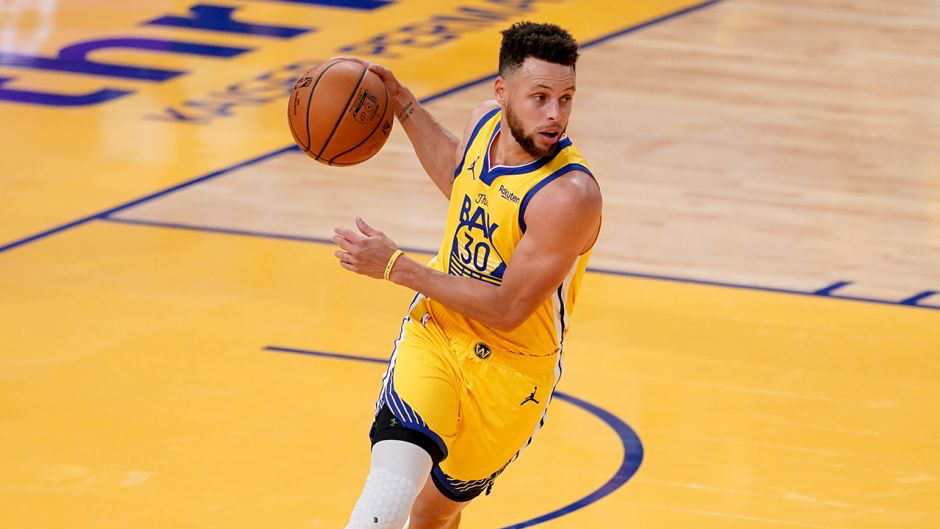
#> input picture Assignment2/3.bmp, 940 x 529 px
$ python cvcode.py
#> lines starting #> are read from the running program, lines starting #| are printed output that depends on the picture; after the words box and inside, x2 and y2 are one past the last pixel; in counts of white or black regions, pixels touching at a corner belong together
import cv2
img = cv2.imread('3.bmp', 0)
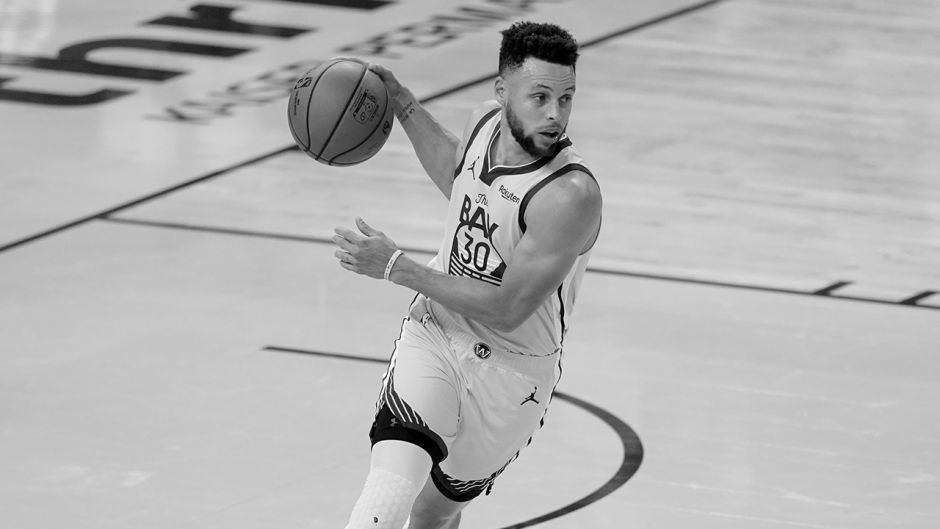
#> img: shape (529, 940); min 0, max 254, mean 179.1

cv2.imshow('original image',img)
# cv2.waitKey()

retval, dst = cv2.threshold(img, 0, 255, cv2.THRESH_OTSU)
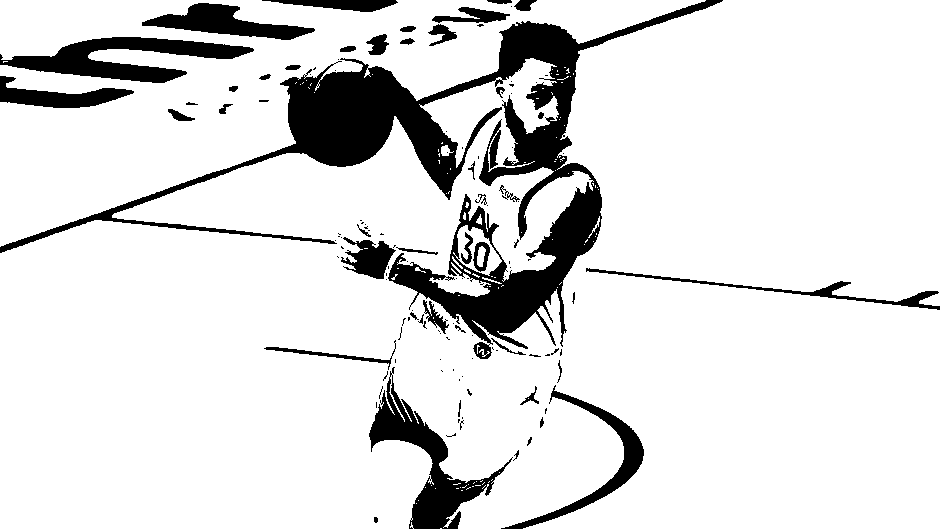
#> dst: shape (529, 940); 87.4% white; 124 black regions (78 under 20 px), largest, box (x1, y1, x2, y2) and area: (0, 0, 723, 359) 36611, (369, 367, 513, 529) 5447, (0, 37, 254, 83) 5169
#> retval = 140
print(retval)
#| 140.0
element = cv2.getStructuringElement(cv2.MORPH_RECT, (3, 3))
dst1 = cv2.dilate(dst, element, iterations=1)
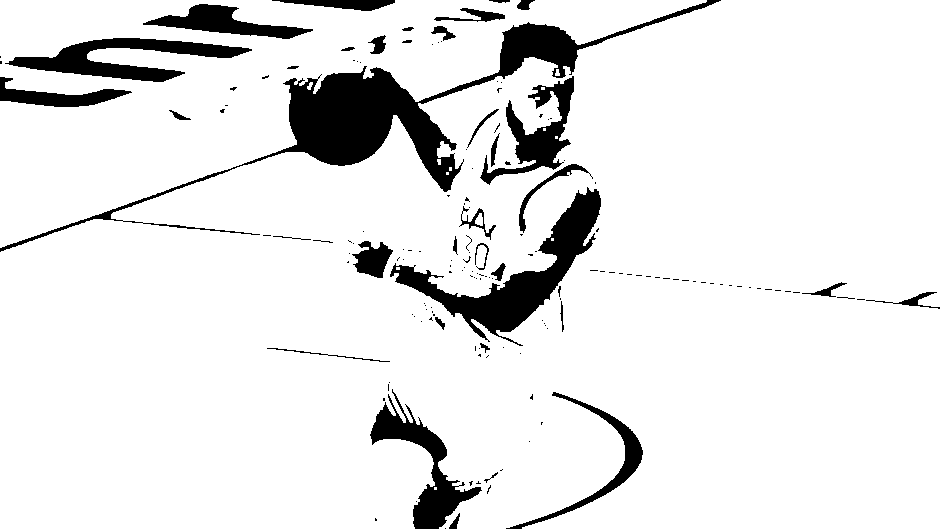
#> dst1: shape (529, 940); 90.7% white; 158 black regions (121 under 20 px), largest, box (x1, y1, x2, y2) and area: (0, 0, 721, 252) 16048, (390, 187, 601, 346) 7645, (5, 38, 252, 82) 4325
dst2 = cv2.erode(dst, element, iterations=1)
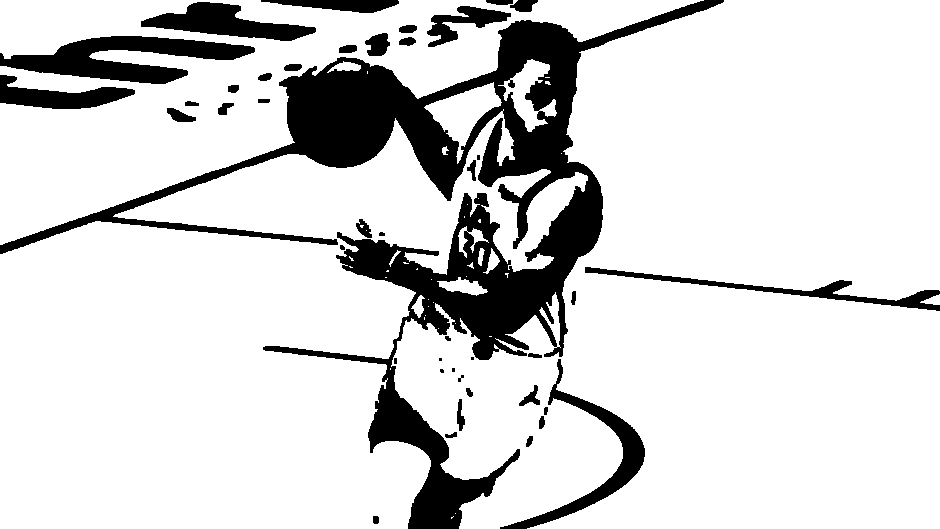
#> dst2: shape (529, 940); 84.1% white; 43 black regions (6 under 20 px), largest, box (x1, y1, x2, y2) and area: (0, 0, 724, 529) 56329, (0, 36, 255, 84) 6005, (500, 359, 645, 529) 3424
dst3 = cv2.dilate(dst2, element, iterations=1)
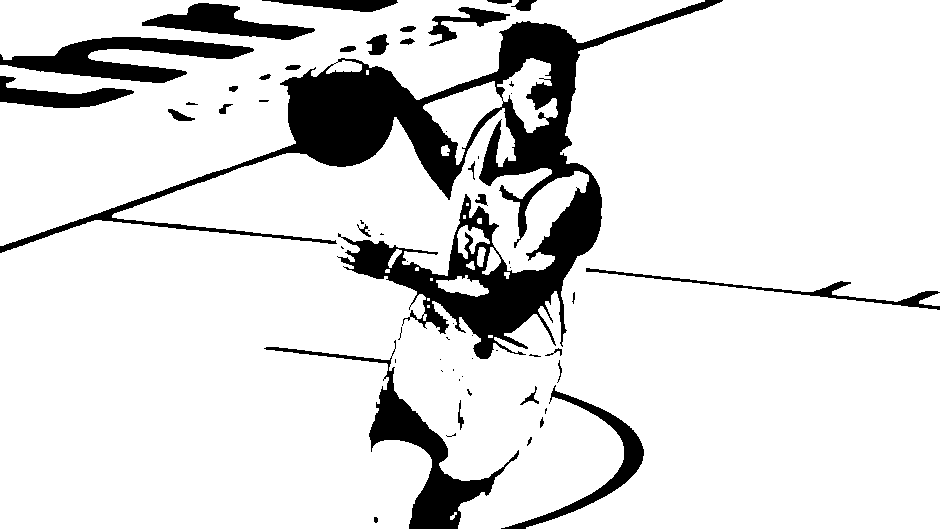
#> dst3: shape (529, 940); 86.9% white; 60 black regions (28 under 20 px), largest, box (x1, y1, x2, y2) and area: (0, 0, 723, 359) 40753, (264, 340, 519, 529) 6388, (0, 37, 254, 83) 5182
dst4 = cv2.erode(dst1, element, iterations=1)
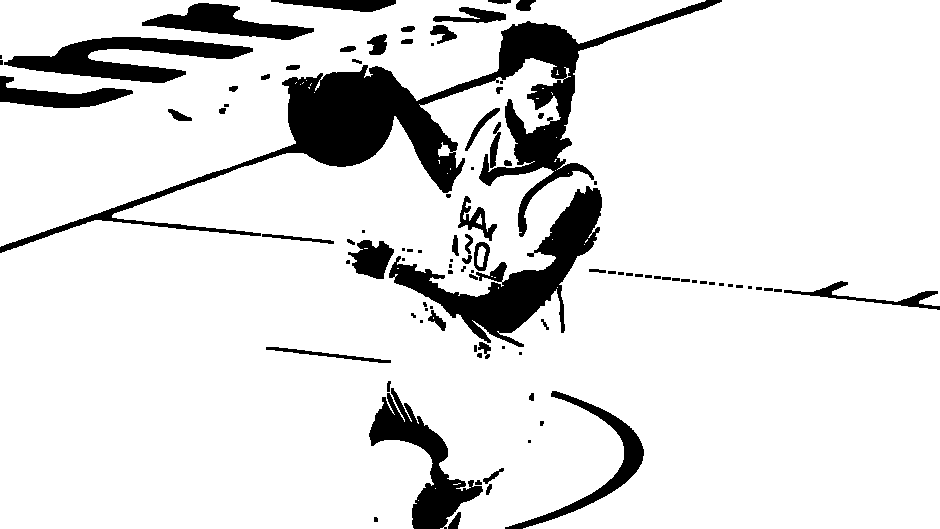
#> dst4: shape (529, 940); 88% white; 98 black regions (36 under 20 px), largest, box (x1, y1, x2, y2) and area: (0, 0, 722, 253) 24089, (389, 186, 602, 347) 9389, (4, 37, 253, 83) 5129
cv2.imwrite(r'./test_binary_py.bmp', dst)
cv2.imwrite(r'./test_dilation_py.bmp', dst1)
cv2.imwrite(r'./test_erosion_py.bmp', dst2)
cv2.imwrite(r'./test_opening_py.bmp', dst3)
cv2.imwrite(r'./test_closing_py.bmp', dst4)

$ run again, with Assignment2/4.bmp copied over Assignment2/3.bmp
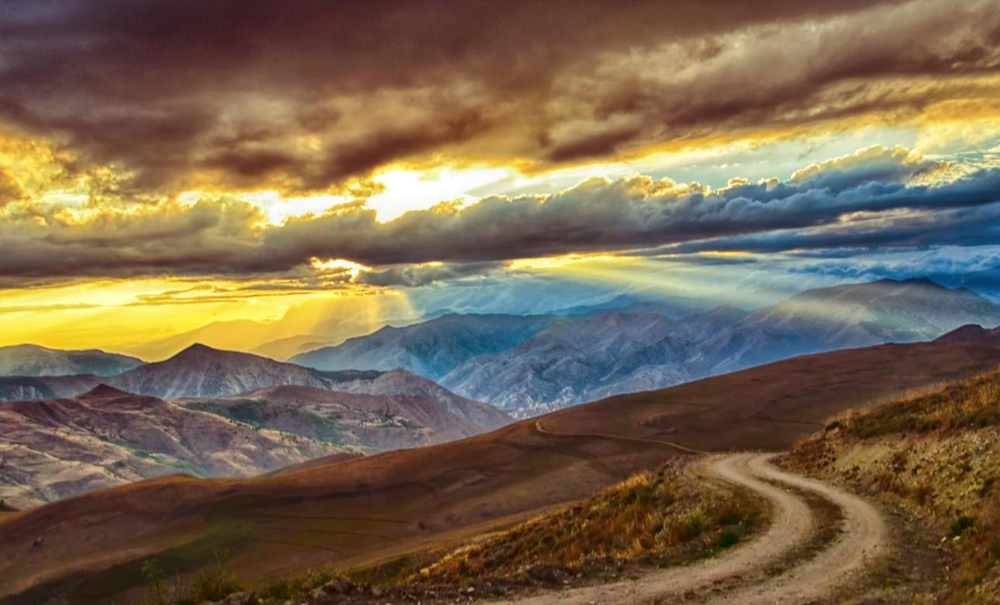
#> input picture Assignment2/4.bmp, 1000 x 605 px, shrunk from 1290 x 780 before the run
#> `retval, dst = cv2.threshold(img, 0, 255, cv2.THRESH_OTSU)`:
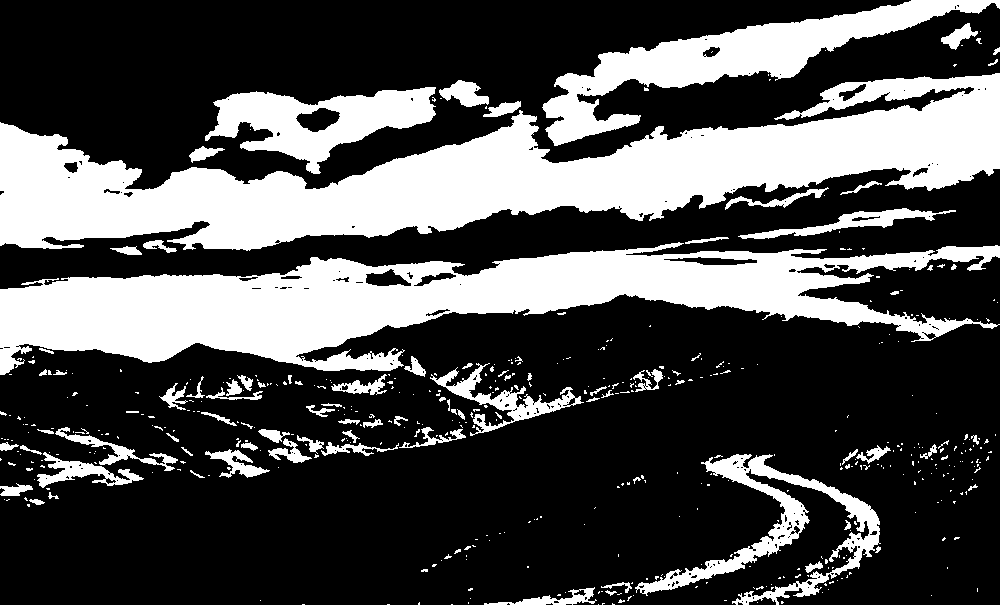
#> dst: shape (605, 1000); 30.8% white; 495 white regions (406 under 20 px), largest, box (x1, y1, x2, y2) and area: (0, 73, 1000, 251) 75331, (0, 242, 1000, 375) 58518, (542, 0, 1000, 146) 16635
#> retval = 123
#| 123.0
#> dst1: shape (605, 1000); 35.7% white; 215 white regions (107 under 20 px), largest, box (x1, y1, x2, y2) and area: (0, 72, 1000, 252) 81911, (0, 236, 1000, 378) 64578, (541, 0, 1000, 147) 18333
#> dst2: shape (605, 1000); 26.3% white; 238 white regions (177 under 20 px), largest, box (x1, y1, x2, y2) and area: (0, 74, 1000, 249) 70703, (0, 244, 1000, 374) 53051, (544, 0, 1000, 145) 14956
#> dst3: shape (605, 1000); 29.8% white; 170 white regions (75 under 20 px), largest, box (x1, y1, x2, y2) and area: (0, 73, 1000, 250) 74895, (0, 243, 1000, 375) 57865, (543, 0, 1000, 146) 16564
#> `dst4 = cv2.erode(dst1, element, iterations=1)`:
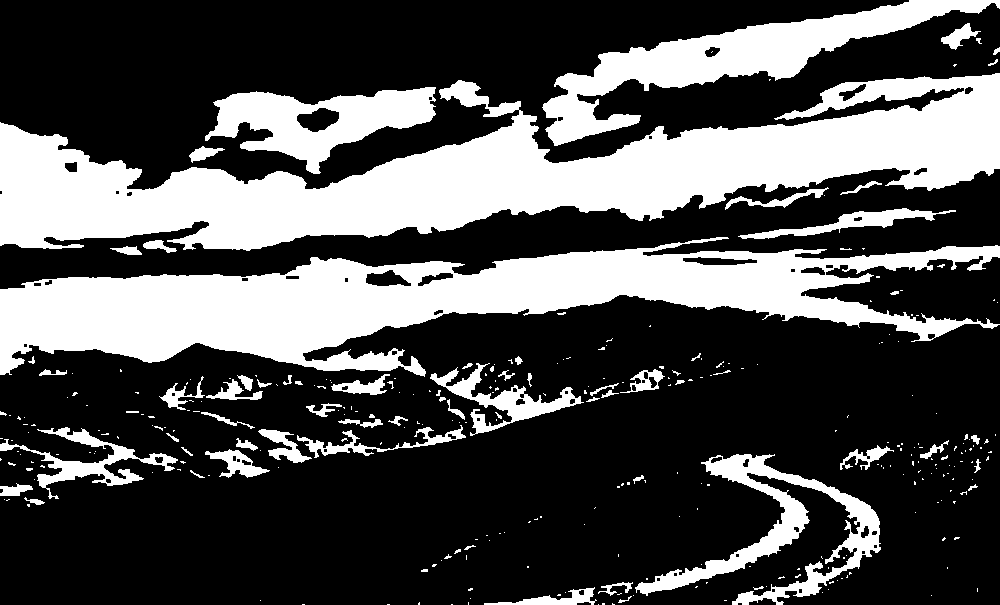
#> dst4: shape (605, 1000); 31.4% white; 320 white regions (253 under 20 px), largest, box (x1, y1, x2, y2) and area: (0, 73, 1000, 251) 76780, (0, 237, 1000, 377) 59663, (542, 0, 1000, 146) 16771

$ run again, with Assignment2/7.bmp copied over Assignment2/3.bmp
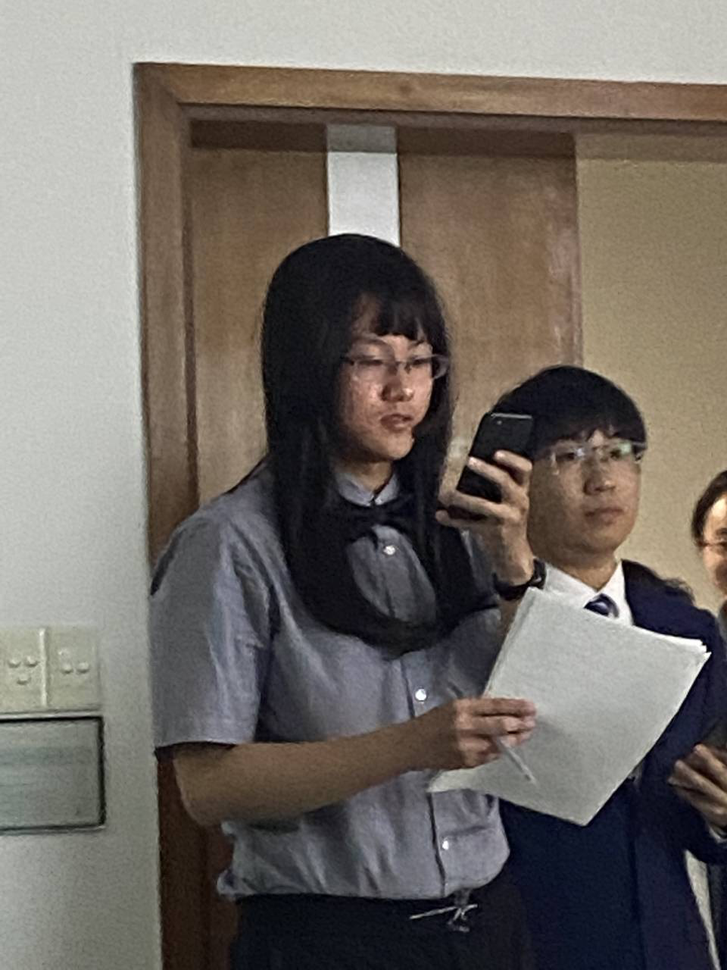
#> input picture Assignment2/7.bmp, 727 x 970 px, shrunk from 960 x 1280 before the run
#> `retval, dst = cv2.threshold(img, 0, 255, cv2.THRESH_OTSU)`:
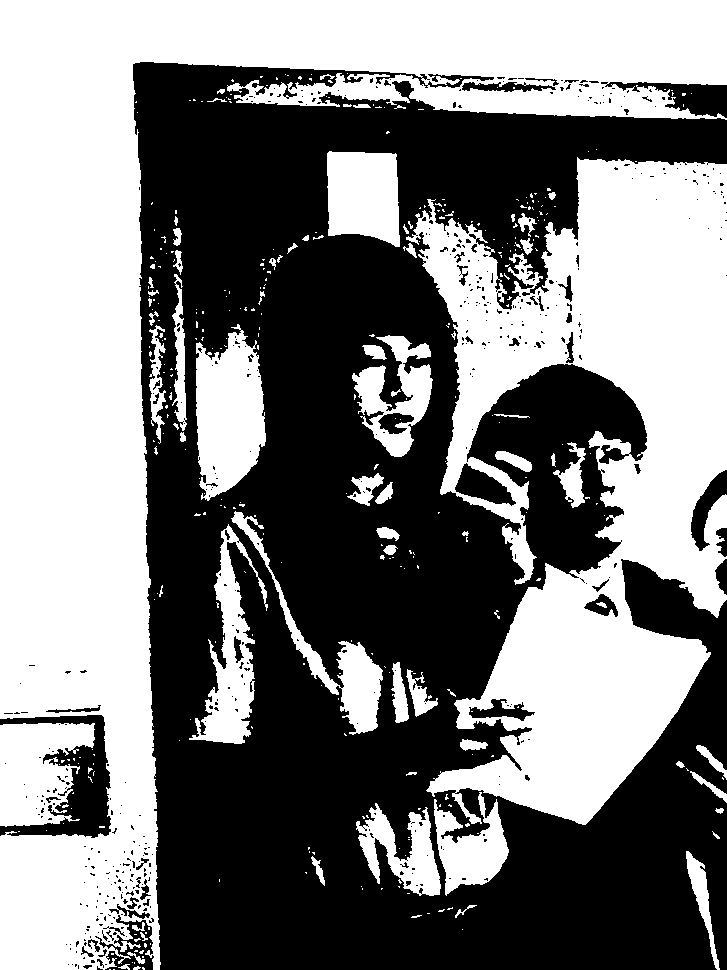
#> dst: shape (970, 727); 49.5% white; 366 white regions (294 under 20 px), largest, box (x1, y1, x2, y2) and area: (0, 0, 727, 970) 181123, (406, 157, 727, 825) 112473, (196, 324, 266, 501) 8802
#> retval = 108
#| 108.0
#> dst1: shape (970, 727); 53.8% white; 211 black regions (177 under 20 px), largest, box (x1, y1, x2, y2) and area: (134, 63, 727, 970) 314164, (0, 716, 110, 837) 3930, (639, 83, 727, 117) 1416
#> dst2: shape (970, 727); 45.1% white; 254 white regions (186 under 20 px), largest, box (x1, y1, x2, y2) and area: (0, 0, 727, 970) 170583, (415, 160, 727, 824) 101096, (197, 333, 265, 499) 7793
#> dst3: shape (970, 727); 48.8% white; 144 white regions (60 under 20 px), largest, box (x1, y1, x2, y2) and area: (0, 0, 727, 970) 178901, (414, 159, 727, 825) 109568, (196, 332, 266, 500) 8651
#> `dst4 = cv2.erode(dst1, element, iterations=1)`:
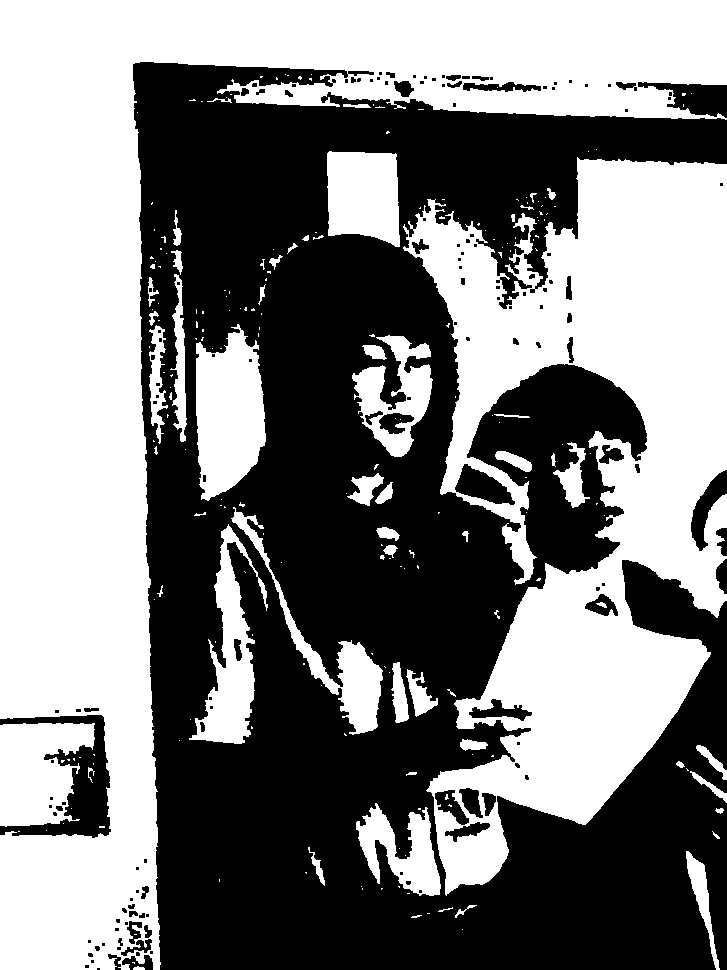
#> dst4: shape (970, 727); 50.4% white; 143 black regions (90 under 20 px), largest, box (x1, y1, x2, y2) and area: (133, 62, 727, 970) 332752, (0, 715, 111, 838) 5080, (638, 82, 727, 118) 1727
